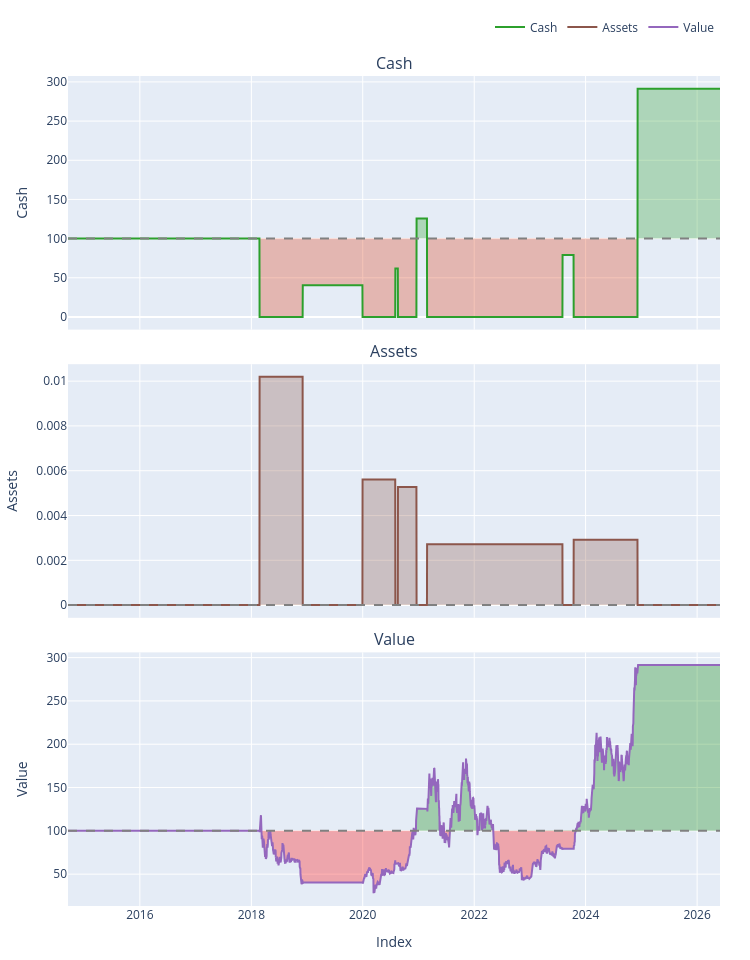

This figure's notebook cell:
### Code cell
>>> price = vbt.YFData.download('BTC-USD').get('Close')
>>> pf = vbt.Portfolio.from_random_signals(price, n=5)
>>> pf.plot(subplots=['cash', 'assets', 'value']).show()

### Figure 1 — Plotly figure (JSON) as saved in the notebook; plotly's stock layout.template omitted (floating-point values rounded to 4 significant figures; data arrays with more than 128 entries replaced by an {"elided": "..."} marker saying what was removed)
{"data": [{"hoverinfo": "skip", "legendgroup": "0", "line": {"color": "rgba(0, 0, 0, 0)", "width": 0}, "opacity": 0, "showlegend": false, "type": "scatter", "uid": "77b03dba-791d-496b-bbbb-2abf02975ca7", "x": {"elided": "4275 str values"}, "xaxis": "x", "y": {"elided": "4275 float values"}, "yaxis": "y"}, {"connectgaps": false, "fill": "tonexty", "fillcolor": "rgba(44,160,44,0.3000)", "hoverinfo": "skip", "legendgroup": "0", "line": {"color": "rgba(0, 0, 0, 0)", "width": 0}, "opacity": 0, "showlegend": false, "type": "scatter", "uid": "3617a228-4792-45af-afed-86be96dfc020", "x": {"elided": "4275 str values"}, "xaxis": "x", "y": {"elided": "4275 float values"}, "yaxis": "y"}, {"hoverinfo": "skip", "legendgroup": "0", "line": {"color": "rgba(0, 0, 0, 0)", "width": 0}, "opacity": 0, "showlegend": false, "type": "scatter", "uid": "967a4fe3-6cd0-4253-98f1-82e4ff3abcf5", "x": {"elided": "4275 str values"}, "xaxis": "x", "y": {"elided": "4275 float values"}, "yaxis": "y"}, {"connectgaps": false, "fill": "tonexty", "fillcolor": "rgba(220,57,18,0.3000)", "hoverinfo": "skip", "legendgroup": "0", "line": {"color": "rgba(0, 0, 0, 0)", "width": 0}, "opacity": 0, "showlegend": false, "type": "scatter", "uid": "0c1ec53c-6d81-4a8b-9d78-b1a7d515262e", "x": {"elided": "4275 str values"}, "xaxis": "x", "y": {"elided": "4275 float values"}, "yaxis": "y"}, {"legendgroup": "1", "line": {"color": "#2ca02c"}, "name": "Cash", "showlegend": true, "type": "scatter", "uid": "de3febc2-3e99-4a69-b29c-1937690b2bce", "x": {"elided": "4275 str values"}, "xaxis": "x", "y": {"elided": "4275 float values"}, "yaxis": "y"}, {"hoverinfo": "skip", "legendgroup": "0", "line": {"color": "rgba(0, 0, 0, 0)", "width": 0}, "opacity": 0, "showlegend": false, "type": "scatter", "uid": "3a86477a-4033-4352-9585-6d35387ce3ef", "x": {"elided": "4275 str values"}, "xaxis": "x", "y": {"elided": "4275 float values"}, "yaxis": "y"}, {"hoverinfo": "skip", "legendgroup": "0", "line": {"color": "rgba(0, 0, 0, 0)", "width": 0}, "opacity": 0, "showlegend": false, "type": "scatter", "uid": "119e0ed1-7d03-478b-bf26-2e29639f7ffc", "x": {"elided": "4275 str values"}, "xaxis": "x2", "y": {"elided": "4275 int values"}, "yaxis": "y2"}, {"connectgaps": false, "fill": "tonexty", "fillcolor": "rgba(140,86,75,0.3000)", "hoverinfo": "skip", "legendgroup": "0", "line": {"color": "rgba(0, 0, 0, 0)", "width": 0}, "opacity": 0, "showlegend": false, "type": "scatter", "uid": "1726ed58-e4f3-463c-9fb7-7e2dbaba4b92", "x": {"elided": "4275 str values"}, "xaxis": "x2", "y": {"elided": "4275 float values"}, "yaxis": "y2"}, {"legendgroup": "2", "line": {"color": "#8c564b"}, "name": "Assets", "showlegend": true, "type": "scatter", "uid": "3bbe0590-f42f-421f-90fe-0c1a5ef1322a", "x": {"elided": "4275 str values"}, "xaxis": "x2", "y": {"elided": "4275 float values"}, "yaxis": "y2"}, {"hoverinfo": "skip", "legendgroup": "0", "line": {"color": "rgba(0, 0, 0, 0)", "width": 0}, "opacity": 0, "showlegend": false, "type": "scatter", "uid": "8722657f-3609-4087-8eca-271c6a2b063b", "x": {"elided": "4275 str values"}, "xaxis": "x2", "y": {"elided": "4275 int values"}, "yaxis": "y2"}, {"hoverinfo": "skip", "legendgroup": "0", "line": {"color": "rgba(0, 0, 0, 0)", "width": 0}, "opacity": 0, "showlegend": false, "type": "scatter", "uid": "69542fab-bdbb-4ab8-935d-05b28d89f018", "x": {"elided": "4275 str values"}, "xaxis": "x3", "y": {"elided": "4275 float values"}, "yaxis": "y3"}, {"connectgaps": false, "fill": "tonexty", "fillcolor": "rgba(0, 128, 0, 0.3)", "hoverinfo": "skip", "legendgroup": "0", "line": {"color": "rgba(0, 0, 0, 0)", "width": 0}, "opacity": 0, "showlegend": false, "type": "scatter", "uid": "7e9b5c26-bff1-434d-b4d2-5cdb00516044", "x": {"elided": "4275 str values"}, "xaxis": "x3", "y": {"elided": "4275 float values"}, "yaxis": "y3"}, {"hoverinfo": "skip", "legendgroup": "0", "line": {"color": "rgba(0, 0, 0, 0)", "width": 0}, "opacity": 0, "showlegend": false, "type": "scatter", "uid": "c6d9f2fd-6dd0-47e1-b742-f3e7878e394d", "x": {"elided": "4275 str values"}, "xaxis": "x3", "y": {"elided": "4275 float values"}, "yaxis": "y3"}, {"connectgaps": false, "fill": "tonexty", "fillcolor": "rgba(255, 0, 0, 0.3)", "hoverinfo": "skip", "legendgroup": "0", "line": {"color": "rgba(0, 0, 0, 0)", "width": 0}, "opacity": 0, "showlegend": false, "type": "scatter", "uid": "17132f9d-d418-42ea-922a-4ae89c15bcb5", "x": {"elided": "4275 str values"}, "xaxis": "x3", "y": {"elided": "4275 float values"}, "yaxis": "y3"}, {"legendgroup": "3", "line": {"color": "#9467bd"}, "name": "Value", "showlegend": true, "type": "scatter", "uid": "27ec3a28-c73e-4002-a4f3-01b43dc322b8", "x": {"elided": "4275 str values"}, "xaxis": "x3", "y": {"elided": "4275 float values"}, "yaxis": "y3"}, {"hoverinfo": "skip", "legendgroup": "0", "line": {"color": "rgba(0, 0, 0, 0)", "width": 0}, "opacity": 0, "showlegend": false, "type": "scatter", "uid": "40a3036d-e21a-47f3-b947-dd9cbcd6f80c", "x": {"elided": "4275 str values"}, "xaxis": "x3", "y": {"elided": "4275 float values"}, "yaxis": "y3"}], "layout": {"annotations": [{"font": {"size": 16}, "showarrow": false, "text": "Cash", "x": 0.5, "xanchor": "center", "xref": "paper", "y": 1, "yanchor": "bottom", "yref": "paper"}, {"font": {"size": 16}, "showarrow": false, "text": "Assets", "x": 0.5, "xanchor": "center", "xref": "paper", "y": 0.6528, "yanchor": "bottom", "yref": "paper"}, {"font": {"size": 16}, "showarrow": false, "text": "Value", "x": 0.5, "xanchor": "center", "xref": "paper", "y": 0.3056, "yanchor": "bottom", "yref": "paper"}], "height": 960, "legend": {"orientation": "h", "traceorder": "normal", "x": 1, "xanchor": "right", "y": 1.042, "yanchor": "bottom"}, "margin": {"b": 30, "l": 30, "r": 30, "t": 30}, "shapes": [{"line": {"color": "gray", "dash": "dash"}, "type": "line", "x0": 0, "x1": 1, "xref": "paper", "y0": 100, "y1": 100, "yref": "y"}, {"line": {"color": "gray", "dash": "dash"}, "type": "line", "x0": 0, "x1": 1, "xref": "paper", "y0": 0, "y1": 0, "yref": "y2"}, {"line": {"color": "gray", "dash": "dash"}, "type": "line", "x0": 0, "x1": 1, "xref": "paper", "y0": 100, "y1": 100, "yref": "y3"}], "showlegend": true, "width": 750, "xaxis": {"anchor": "y", "domain": [0, 1], "matches": "x3", "showticklabels": false}, "xaxis2": {"anchor": "y2", "domain": [0, 1], "matches": "x3", "showticklabels": false}, "xaxis3": {"anchor": "y3", "domain": [0, 1], "title": {"text": "Index"}}, "yaxis": {"anchor": "x", "domain": [0.6944, 1], "title": {"text": "Cash"}}, "yaxis2": {"anchor": "x2", "domain": [0.3472, 0.6528], "title": {"text": "Assets"}}, "yaxis3": {"anchor": "x3", "domain": [0, 0.3056], "title": {"text": "Value"}}}}
